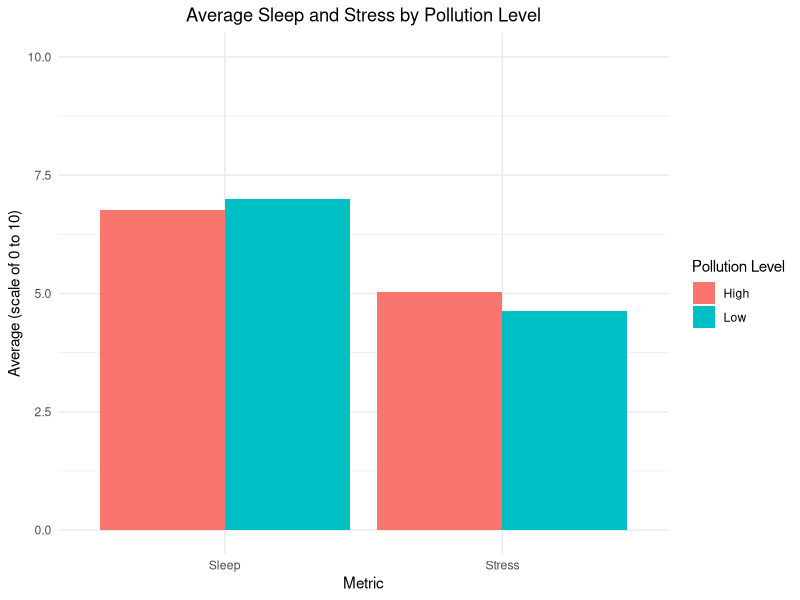
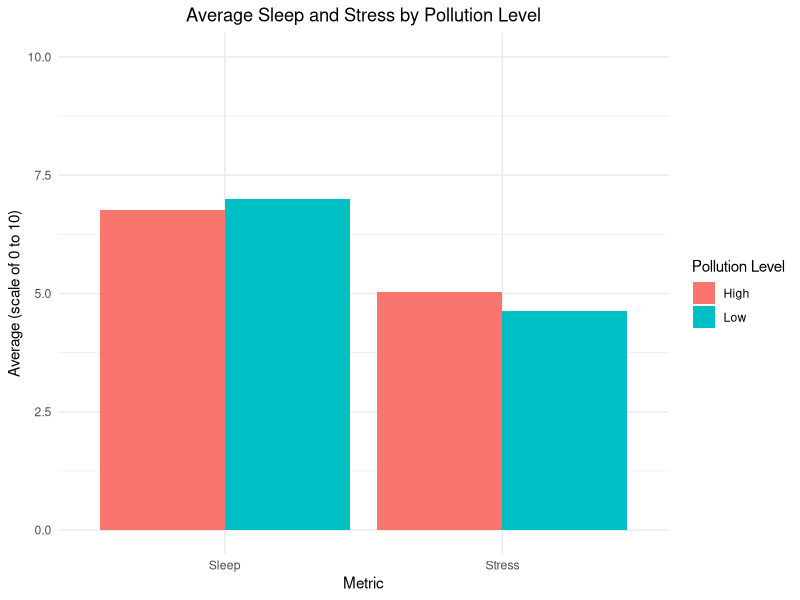

Write R code to recreate these figures, in order.
# ==============================================================================
# Title: The Impact of Air Pollution on Mental Health
# Author: Karen J. Peralta Flores
# Objective: To identify the impact of NO2 pollution on sleep and stress levels
#            for a professional portfolio.
# Study Location: Barcelona, Spain
# Data Source: CitieS-Health Project (data extracted from Kaggle)
# ==============================================================================

# STEP 1: Install and Load Libraries
# The 'tidyverse' library is a powerful suite of packages for data science in R.
# It includes 'dplyr' for data manipulation and 'ggplot2' for visualization.
# If you don't have it installed, uncomment the next line to install it.
# install.packages("tidyverse")
library(tidyverse)
library(ggplot2)

# ==============================================================================
# STEP 2: Load and Prepare Data
# ==============================================================================

# To load your data from your computer, place the CSV file in your R project
# folder and uncomment the line below. Replace "your_file.csv" with the real
# name of your file.
# data <- read_csv("CitieSHealth_BCN_DATA_PanelStudy_20220414.csv")

# For this project, we will use a sample dataset that resembles yours,
# including the missing values (NA).
data <- tibble(
  id = 1:20,
  stress = c(4.2, 5.1, NA, 3.8, 6.0, 4.5, 3.9, 5.2, NA, 7.0, 4.4, 5.8, NA, 3.1, 6.5, 4.8, 5.5, NA, 3.7, 5.0),
  sleep = c(7.1, 6.8, 5.5, 8.0, 6.2, NA, 7.5, 6.9, 8.1, 5.0, 7.0, NA, 6.3, 7.2, 5.9, 8.0, 6.7, NA, 7.3, 6.5),
  no2bcn_24h_x30 = c(0.8, 1.2, 1.5, NA, 0.9, 1.1, 1.4, 0.7, 1.3, NA, 1.0, 1.6, 1.8, 0.6, 1.2, 1.0, 1.4, 0.9, 1.7, NA)
)

# ==============================================================================
# STEP 3: Data Cleaning and Processing
# ==============================================================================

# We will fill in the missing values in 'stress' and 'sleep' with the mean and
# remove the rows with missing NO2 values to avoid bias.
clean_data <- data %>%
  mutate(stress = replace_na(stress, mean(stress, na.rm = TRUE))) %>%
  mutate(sleep = replace_na(sleep, mean(sleep, na.rm = TRUE))) %>%
  filter(!is.na(no2bcn_24h_x30)) %>%
  mutate(across(c(stress, sleep, no2bcn_24h_x30), ~round(., 2)))

# We calculate the mean of NO2 for classification and create a new column.
avg_no2 <- mean(clean_data$no2bcn_24h_x30)
clean_data <- clean_data %>%
  mutate(pollution_level = if_else(no2bcn_24h_x30 > avg_no2, "High", "Low"))

# ==============================================================================
# STEP 4: Analyze and Visualize
# ==============================================================================

# We summarize the data for visualization. First, we group and calculate the averages.
summary_data <- clean_data %>%
  group_by(pollution_level) %>%
  summarise(
    avg_sleep = mean(sleep),
    avg_stress = mean(stress)
  )

# We convert the data from "wide" to "long" format to plot them together.
long_summary_data <- summary_data %>%
  pivot_longer(
    cols = starts_with("avg"),
    names_to = "metric",
    values_to = "average_value"
  ) %>%
  mutate(metric = recode(metric, "avg_sleep" = "Sleep", "avg_stress" = "Stress"))

# We create a single bar chart that compares sleep and stress.
plot_combined <- ggplot(data = long_summary_data, aes(x = metric, y = average_value, fill = pollution_level)) +
  geom_col(position = "dodge") +
  labs(title = "Average Sleep and Stress by Pollution Level",
       x = "Metric",
       y = "Average (scale of 0 to 10)",
       fill = "Pollution Level") +
  scale_y_continuous(limits = c(0, 10)) + # We ensure the Y-axis goes from 0 to 10
  theme_minimal() + # A cleaner theme for the plot
  theme(plot.title = element_text(hjust = 0.5))

# We save the combined plot as a PNG file
ggsave("combined_pollution_analysis.png", plot = plot_combined, width = 8, height = 6)

# We print the plot to make it appear in the R console
print(plot_combined)